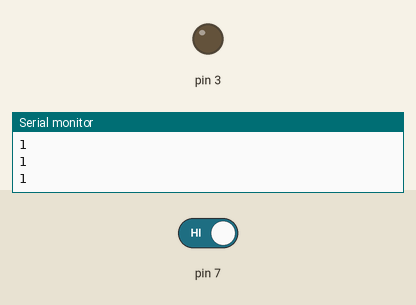
Bench run of a sketch on a simulated Arduino Uno, built with avr-gcc and run on an emulated ATmega328P. Parts: output pins drawn as LEDs (lit = HIGH), the last lines printed to the serial monitor. The inputs (shaded band) are chosen by the test bench; at power-on: pin 7 HIGH.

Above: at 4.2 s.
4.3 s: pin 7 driven LOW
At 4.9 s:
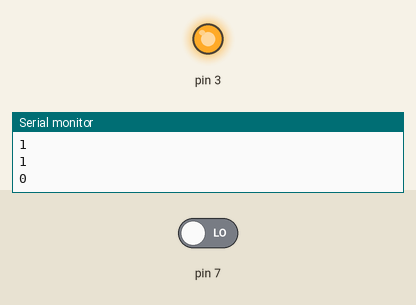
Timing chart, 0 to 7.3 s (numbered marks = the images above; inputs shaded):
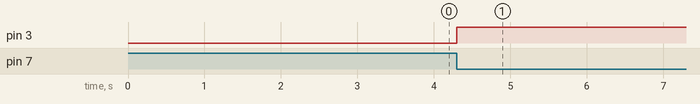

Measured:
- after the input at 4.3 s, pin 3: LOW → HIGH at once

The sketch:

coffee.ino
```cpp
void setup() {
  // put your setup code here, to run once:
  Serial.begin(9600);
  pinMode(7,INPUT);
  pinMode(3,OUTPUT);
  delay(3000);
}

void loop() {
  // put your main code here, to run repeatedly:
  int water=digitalRead(7);
  Serial.println(water);
  if(water==0){
    digitalWrite(3,HIGH);
    delay(20000);
  }else{
    digitalWrite(3,LOW);
  }
  delay(100);
}
```
